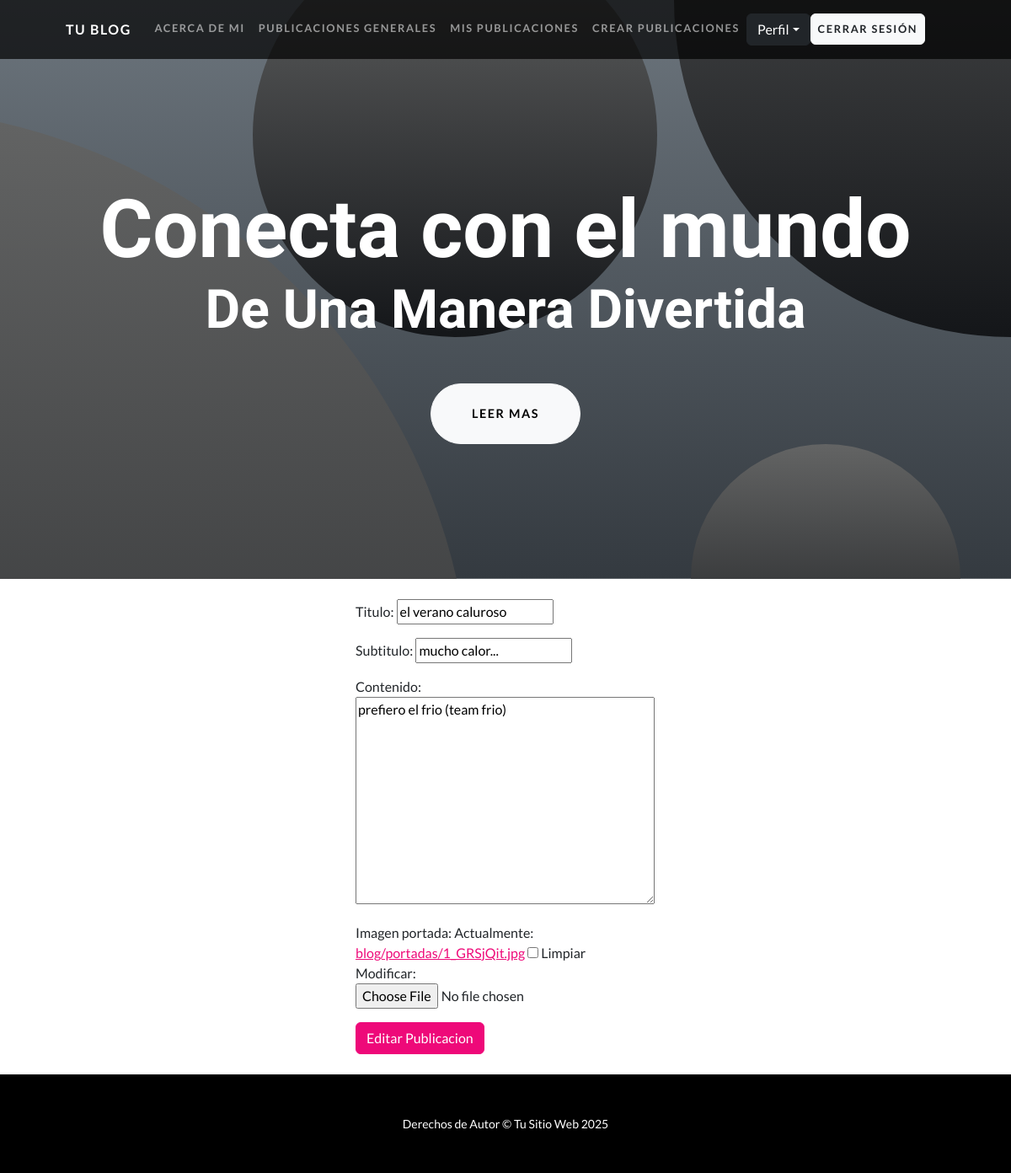
The page /editar-publicacion/17 (signed in) on the database its author committed.
### app_web/models.py (models this page shows, shortened)
class Publicacion(models.Model):
    titulo = models.CharField(max_length=200)
    subtitulo = models.CharField(max_length=200, blank=True, null=True) #opcional
    contenido = models.TextField()
    autor = models.ForeignKey(User, on_delete=models.CASCADE) # Relación con el autor (usuario)
    fecha_publicacion = models.DateTimeField(auto_now_add=True)
    imagen_portada = models.ImageField(upload_to='blog/portadas/', blank=True, null=True)
    class Meta:
        ordering = ['-fecha_publicacion']

### app_web/views.py (the view)
# urls.py: path("editar-publicacion/<int:publicacion_id>", editar_publicacion, name="editar-publicacion"),
@login_required
def editar_publicacion(request, publicacion_id):
    publicacion = get_object_or_404(Publicacion, id=publicacion_id)
    if request.method == 'POST':
        publicacion_form = PublicacionForm(request.POST, request.FILES, instance=publicacion) #instancia el formulario con los datos y la instancia
        if publicacion_form.is_valid():
            publicacion_form.save()
            return redirect('mis-publicaciones')
    else:
        publicacion_form = PublicacionForm(instance=publicacion) #instancia el formulario con la instancia para mostrar los datos actuales
    return render(request, 'app_web/editar_publicacion.html', {'publicacion_form': publicacion_form})

### app_web/form.py (shortened to what this page needs)
class PublicacionForm(forms.ModelForm):
    class Meta:
        model = Publicacion
        fields = ['titulo', 'subtitulo', 'contenido', 'imagen_portada']

### app_web/templates/app_web/editar_publicacion.html (shortened to what this page needs)
{% extends 'app_web/base.html' %}
{% load static %}
{% block contenido %}
  <div class="container my-4">
    <div class="row justify-content-center">
      <div class="col-4">
        <form action="" method="POST">
          {{ publicacion_form.as_p }}
          <button type="summit" class="btn btn-primary">Editar Publicacion</button>
        </form>
      </div>
    </div>
  </div>
{% endblock %}

### rows shown on the page
Publicacion: titulo "el verano caluroso", subtitulo "mucho calor...", contenido "prefiero el frio (team frio)"
